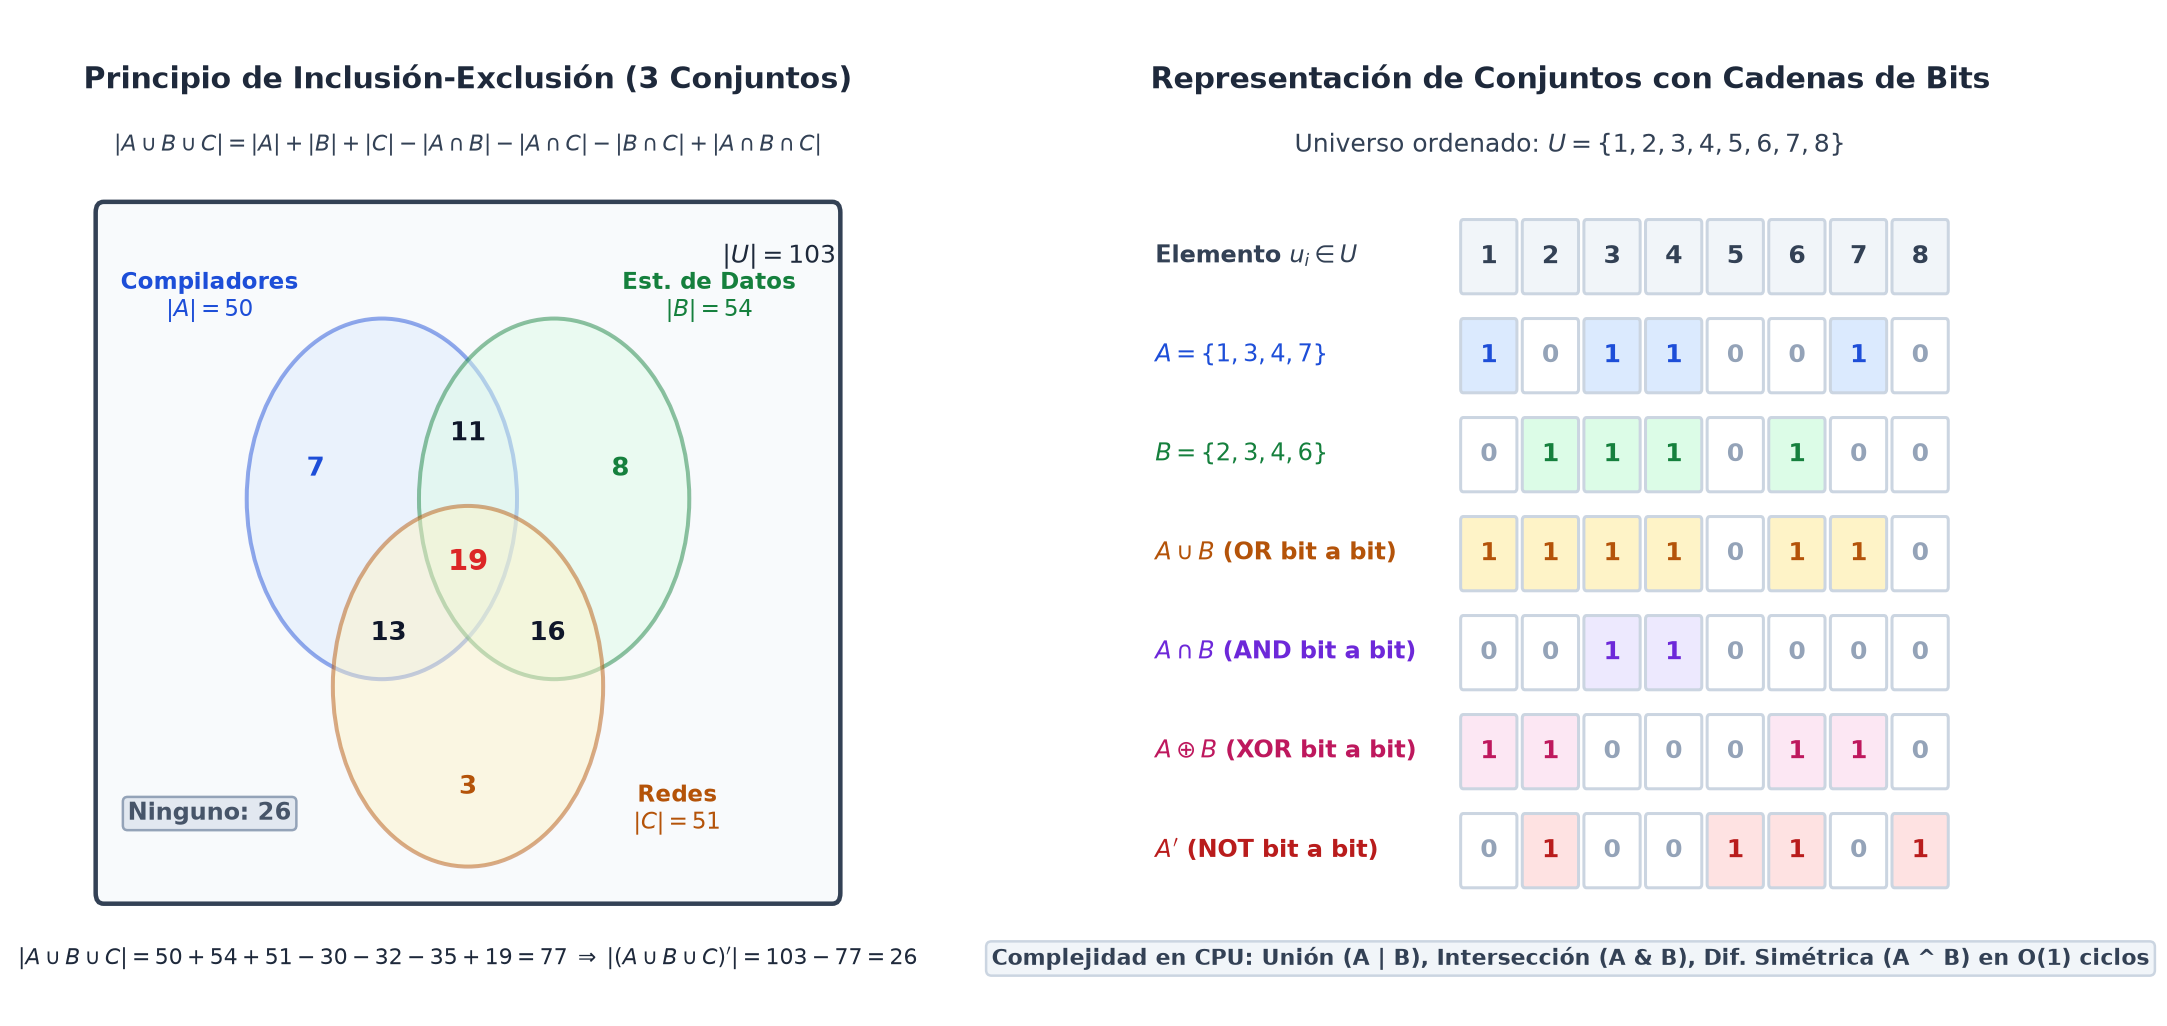

Write the Python code that produced this figure.
import os
import matplotlib.pyplot as plt
import matplotlib.patches as patches

def main():
    fig, (ax1, ax2) = plt.subplots(1, 2, figsize=(12.4, 5.8), dpi=180,
                                   gridspec_kw={'width_ratios': [1.05, 1.15]})

    # --- Panel 1: Principio de Inclusión-Exclusión (Ejemplo Biblioteca 103 libros) ---
    ax1.set_xlim(0, 6.0)
    ax1.set_ylim(0, 5.6)
    ax1.axis('off')

    ax1.text(3.0, 5.25, "Principio de Inclusión-Exclusión (3 Conjuntos)",
             ha='center', va='center', fontsize=12, fontweight='bold', color='#1e293b')
    ax1.text(3.0, 4.88, r"$|A \cup B \cup C| = |A|+|B|+|C|-|A\cap B|-|A\cap C|-|B\cap C|+|A\cap B\cap C|$",
             ha='center', va='center', fontsize=8.8, color='#334155')

    # Universe box
    ax1.add_patch(patches.FancyBboxPatch((0.25, 0.65), 5.5, 3.85, boxstyle="round,pad=0.06",
                                         facecolor='#f8fafc', edgecolor='#334155', lw=1.8))
    ax1.text(5.35, 4.25, r"$|U| = 103$", fontsize=10, fontweight='bold', color='#1e293b', ha='center', va='center')

    cA, cB, cC, r = (2.35, 2.88), (3.65, 2.88), (3.0, 1.82), 1.02
    ax1.add_patch(patches.Circle(cA, r, facecolor='#dbeafe', edgecolor='#1d4ed8', lw=1.6, alpha=0.48))
    ax1.add_patch(patches.Circle(cB, r, facecolor='#dcfce7', edgecolor='#15803d', lw=1.6, alpha=0.48))
    ax1.add_patch(patches.Circle(cC, r, facecolor='#fef3c7', edgecolor='#b45309', lw=1.6, alpha=0.48))

    ax1.text(1.05, 4.02, "Compiladores\n" + r"$|A| = 50$", fontsize=9.0, fontweight='bold', color='#1d4ed8', ha='center', va='center')
    ax1.text(4.82, 4.02, "Est. de Datos\n" + r"$|B| = 54$", fontsize=9.0, fontweight='bold', color='#15803d', ha='center', va='center')
    ax1.text(4.58, 1.12, "Redes\n" + r"$|C| = 51$", fontsize=9.0, fontweight='bold', color='#b45309', ha='center', va='center')

    # Exact counts per region (Jimenez Murillo Ej. 3.18)
    ax1.text(3.00, 2.52, "19", fontsize=11.5, fontweight='bold', color='#dc2626', ha='center', va='center')
    ax1.text(3.00, 3.25, "11", fontsize=10.5, fontweight='bold', color='#0f172a', ha='center', va='center')
    ax1.text(2.40, 2.12, "13", fontsize=10.5, fontweight='bold', color='#0f172a', ha='center', va='center')
    ax1.text(3.60, 2.12, "16", fontsize=10.5, fontweight='bold', color='#0f172a', ha='center', va='center')
    ax1.text(1.85, 3.05, "7",  fontsize=10.5, fontweight='bold', color='#1d4ed8', ha='center', va='center')
    ax1.text(4.15, 3.05, "8",  fontsize=10.5, fontweight='bold', color='#15803d', ha='center', va='center')
    ax1.text(3.00, 1.25, "3",  fontsize=10.5, fontweight='bold', color='#b45309', ha='center', va='center')
    ax1.text(1.05, 1.10, "Ninguno: 26", fontsize=9.5, fontweight='bold', color='#475569', ha='center', va='center',
             bbox=dict(boxstyle='round,pad=0.2', facecolor='#e2e8f0', edgecolor='#94a3b8'))

    ax1.text(3.0, 0.28, r"$|A \cup B \cup C| = 50 + 54 + 51 - 30 - 32 - 35 + 19 = 77 \;\Rightarrow\; |(A \cup B \cup C)'| = 103 - 77 = 26$",
             ha='center', va='center', fontsize=8.8, fontweight='bold', color='#1e293b')

    # --- Panel 2: Representación Computacional mediante Vectores de Bits (Bitmasks) ---
    ax2.set_xlim(0, 6.5)
    ax2.set_ylim(0, 5.6)
    ax2.axis('off')

    ax2.text(3.25, 5.25, "Representación de Conjuntos con Cadenas de Bits",
             ha='center', va='center', fontsize=12, fontweight='bold', color='#1e293b')
    ax2.text(3.25, 4.88, r"Universo ordenado: $U = \{1, 2, 3, 4, 5, 6, 7, 8\}$",
             ha='center', va='center', fontsize=10, color='#334155')

    rows = [
        ("Elemento $u_i \\in U$", ["1", "2", "3", "4", "5", "6", "7", "8"], "#f1f5f9", "#334155"),
        ("$A = \\{1, 3, 4, 7\\}$", ["1", "0", "1", "1", "0", "0", "1", "0"], "#dbeafe", "#1d4ed8"),
        ("$B = \\{2, 3, 4, 6\\}$", ["0", "1", "1", "1", "0", "1", "0", "0"], "#dcfce7", "#15803d"),
        ("$A \\cup B$ (OR bit a bit)", ["1", "1", "1", "1", "0", "1", "1", "0"], "#fef3c7", "#b45309"),
        ("$A \\cap B$ (AND bit a bit)", ["0", "0", "1", "1", "0", "0", "0", "0"], "#ede9fe", "#6d28d9"),
        ("$A \\oplus B$ (XOR bit a bit)", ["1", "1", "0", "0", "0", "1", "1", "0"], "#fce7f3", "#be185d"),
        ("$A'$ (NOT bit a bit)", ["0", "1", "0", "0", "1", "1", "0", "1"], "#fee2e2", "#b91c1c"),
    ]

    y_start = 4.25
    dy = 0.56
    x0 = 2.45
    dx = 0.46

    for r_idx, (label, bits, bg, fg) in enumerate(rows):
        y = y_start - r_idx * dy
        ax2.text(0.15, y, label, ha='left', va='center', fontsize=9.5, fontweight='bold', color=fg)
        for c_idx, b in enumerate(bits):
            x = x0 + c_idx * dx
            cell_bg = bg if (b == "1" or r_idx == 0) else "#ffffff"
            cell_fg = fg if (b == "1" or r_idx == 0) else "#94a3b8"
            rect = patches.FancyBboxPatch((x, y - 0.19), 0.38, 0.38, boxstyle="round,pad=0.02",
                                          facecolor=cell_bg, edgecolor='#cbd5e1', lw=1.2)
            ax2.add_patch(rect)
            ax2.text(x + 0.19, y, b, ha='center', va='center', fontsize=10, fontweight='bold', color=cell_fg)

    ax2.text(3.25, 0.28, "Complejidad en CPU: Unión (A | B), Intersección (A & B), Dif. Simétrica (A ^ B) en O(1) ciclos",
             ha='center', va='center', fontsize=8.8, fontweight='bold', color='#334155',
             bbox=dict(boxstyle='round,pad=0.25', facecolor='#f1f5f9', edgecolor='#cbd5e1'))

    plt.tight_layout()
    out_path = os.path.join(os.path.dirname(os.path.abspath(__file__)), "aplicaciones-conjuntos-inclusion-exclusion-y-bits.png")
    plt.savefig(out_path, dpi=180, bbox_inches='tight', facecolor='white')
    plt.close()

if __name__ == "__main__":
    main()
